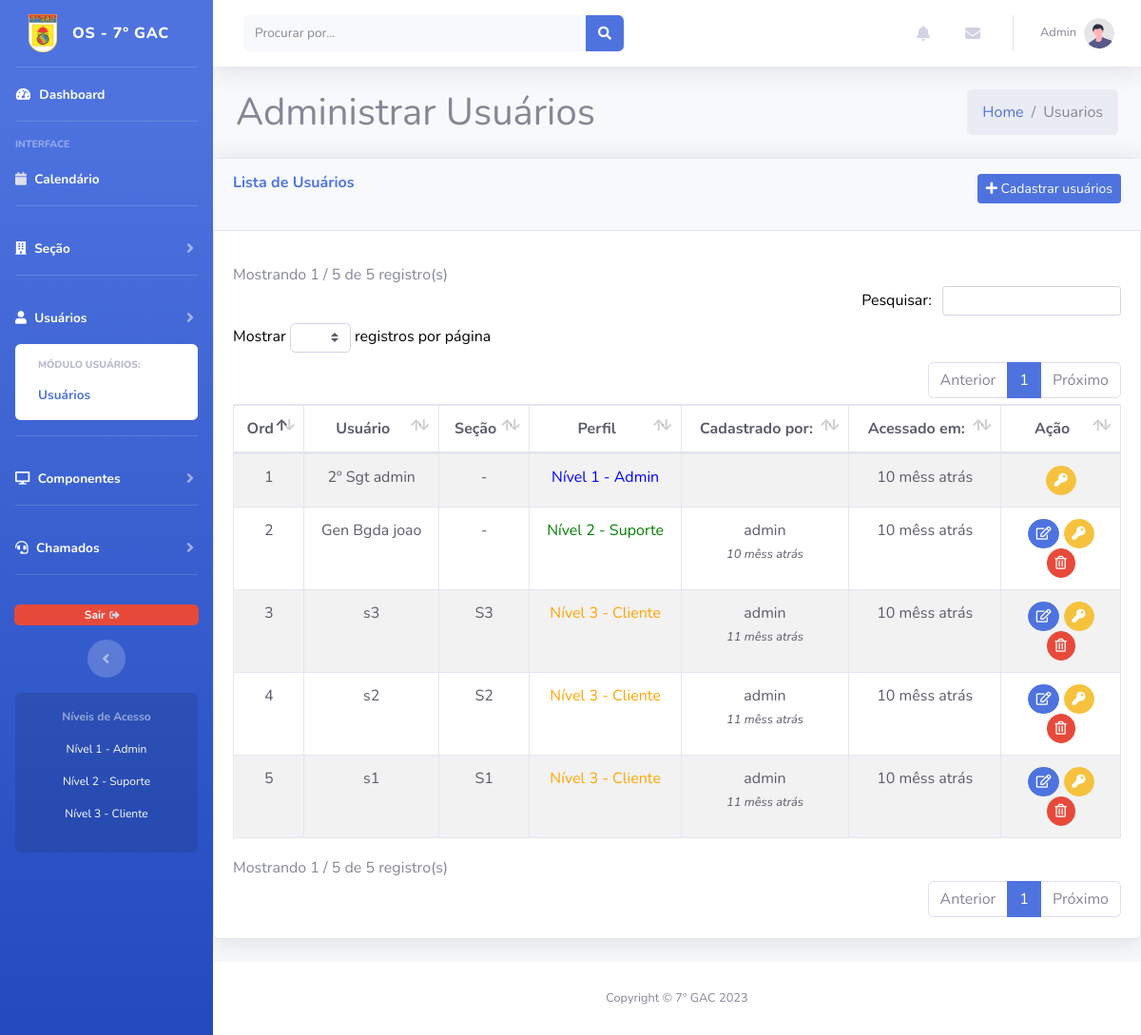
The page /admin.php?p=usuarios (signed in) on the database its author committed.
### tables this page shows
CREATE TABLE `user` (
  `id_user` int NOT NULL,
  `user` varchar(50) NOT NULL,
  `postograd` varchar(50) DEFAULT NULL,
  `passwd` varchar(255) NOT NULL,
  `perfil` varchar(100) NOT NULL COMMENT 'Nível 1 - Admin, Nível 2 - Suporte, Nível 3 - Cliente',
  `created_at` datetime DEFAULT NULL,
  `created_by` varchar(50) DEFAULT NULL,
  `updated_at` datetime DEFAULT NULL,
  `updated_by` varchar(50) DEFAULT NULL,
  `login_in` datetime DEFAULT NULL,
  `ip` varchar(50) DEFAULT NULL
);

CREATE TABLE `secao` (
  `id_secao` int NOT NULL,
  `id_user` int DEFAULT NULL,
  `secao` varchar(255) NOT NULL,
  `created_at` datetime NOT NULL,
  `created_by` varchar(50) NOT NULL,
  `updated_at` datetime DEFAULT NULL,
  `updated_by` varchar(50) DEFAULT NULL
);

### Model/DB.php (called while the page is built, shortened)
<?php
class DB {
    private static $conn;
    public static function conn(){
        try {
        if (is_null(self::$conn)){
            self::$conn = new \PDO('mysql:host=localhost;dbname=newos;charset=utf8', 'root', 'com123');
            self::$conn->setAttribute(\PDO::ATTR_ERRMODE, \PDO::ERRMODE_EXCEPTION);
        }
        return self::$conn;
    }catch(\PDOException $e) {
        echo 'ERROR: Error connecting to database';
    }
    }
}

### Model/Usuarios.php (called while the page is built, shortened)
<?php
include_once "DB.php";
class Usuarios extends DB
{
    public function listarUsuarios() : array
    {
        try {
        $b = self::conn()->query("SELECT secao.secao, user.*
        FROM user
        LEFT JOIN secao
        ON secao.id_user = user.id_user
        ORDER BY perfil, created_at DESC, updated_at DESC
        ");
        return $b->fetchAll(\PDO::FETCH_OBJ);
        }catch(\Exception $e) {
            echo 'Erro ao listar';
        }
    }
}

### function/function.php (called while the page is built, shortened)
<?php
class Data {
    public static function ExibirTempoDecorrido($date)
    {
        $periodos = array("segundo", "minuto", "hora", "dia", "semana", "mês", "ano", "década");
        $duracao = array("60","60","24","7","4.35","12","10");
        $agora = time();
        $unix_data = strtotime($date);
        if($agora > $unix_data)
        {
            $diferenca     = $agora - $unix_data;
            $tempo         = "atrás";
        }
        else
        {
            $diferenca     = $unix_data - $agora;
            $tempo         = "agora";
        }
        for($j = 0; $diferenca >= $duracao[$j] && $j < count($duracao)-1; $j++)
        {
            $diferenca /= $duracao[$j];
        }
        $diferenca = round($diferenca);
        if($diferenca != 1)
        {
            $periodos[$j].= "s";
        }
        return "$diferenca $periodos[$j] {$tempo}";
    }
}
?>

### includes/usuarios.php (the view, shortened to what this page needs)
<?php
include_once "Model/Usuarios.php";
$objUsuarios = new Model\Usuarios();
?>
<div class="wrapper">
    <div class="content-wrapper">
        <section class="content-header">
            <div class="container-fluid">
                <div class="row mb-2">
                    <div class="col-sm-6">
                        <h1>Administrar Usuários</h1>
                    </div>
                    <div class="col-sm-6">
                        <ol class="breadcrumb float-sm-right">
                            <li class="breadcrumb-item"><a href="?p=home">Home</a></li>
                            <li class="breadcrumb-item active"><?= ucfirst($_GET['p']); ?></li>
                        </ol>
                    </div>
                </div>
            </div>
        </section>
        <div class="card shadow mb-4 content">
            <div class="card-header py-3 row">
            <div class="col-md-9">
                    <h6 class="m-0 font-weight-bold text-primary">Lista de Usuários</h6> &nbsp &nbsp
                </div>
                <div class="col-md-3">
                    <a href="?p=usuarios-cadastrar" class="btn btn-primary btn-sm" style="float:right;">
                        <i class="fas fa-plus" alt="cadastrar" title="cadastrar"></i> Cadastrar usuários
                    </a>
                </div>
            </div>
            <div class="card-body">
                <div class="table-responsive">
                    <table class="table table-striped table-bordered table-hover" id="dataTable" width="100%" cellspacing="0">
                        <thead>
                            <tr style="text-align: center;">
                                <th>Ord</th>
                                <th>Usuário</th>
                                <th>Seção</th>
                                <th>Perfil</th>
                                <th>Cadastrado por:</th>
                                <th>Acessado em:</th>
                                <th>Ação</th>
                            </tr>
                        </thead>
                        <tbody>
                            <?php
                            $listar = $objUsuarios->listarUsuarios();
                            $count = 1;
                            foreach ($listar as $linha) {
                            ?>
                                <tr style="text-align: center;">
                                    <td><?= $count; ?></td>
                                    <td><?= ($linha->postograd != "" ? $linha->postograd : ""). " " . $linha->user; ?></td>
                                    <td style="text-align: center;">
                                        <?php
                                        if($linha->secao != ""){
                                            echo $linha->secao;
                                        }elseif($linha->perfil != 3){
                                            echo '-';
                                        }elseif($linha->perfil == 3 && $linha->secao == ""){
                                            echo '<small><i><span style="color:red">Não informado</span></i></small>';
                                        }
                                        ?>
                                    </td>
                                    <td>
                                        <?= ($linha->perfil == 1 ? "<span style='color:blue'>Nível 1 - Admin</span>" :  ""); ?>
                                        <?= ($linha->perfil == 2 ? "<span style='color:green'>Nível 2 - Suporte</span>" :  ""); ?>
                                        <?= ($linha->perfil == 3 ? "<span style='color:orange'>Nível 3 - Cliente</span>" :  ""); ?>
                                    </td>
                                    <td>
                                        <?= $linha->created_by; ?>
                                        <br>
                                        <small><i><?= ($linha->created_at == "" ? "" : $objData->ExibirTempoDecorrido($linha->created_at)); ?></i></small>
                                    </td>
                                    <td>
                                        <?= ($linha->login_in == "" ? "<small><i><span style='color:red'>Nunca logou</span></i></small>" :  $objData->ExibirTempoDecorrido($linha->login_in)); ?>
                                    </td>
                                    <td>
                                        <?php if($linha->user != 'admin'){ ?>
                                        <a href="?p=usuarios-editar&cd=<?= $linha->id_user; ?>" class="btn btn-primary btn-sm" style="border-radius: 50px;">
                                            <i class="far fa-edit" alt="editar" title="editar"></i>
                                        </a>
                                        <?php } ?>
                                        <a href="?p=usuarioalterpasswd&cd=<?= $linha->id_user; ?>" class="btn btn-warning btn-sm" style="border-radius: 50px;">
                                            <i class="fas fa-key" alt="alterar senha" title="alterar senha"></i>
                                        </a>
                                        <?php
                                        if ($linha->user != 'admin') {
                                        ?>
                                            <a class="btn btn-danger btn-sm btnDelUser" data-cd="<?= $linha->id_user; ?>" data-acao="excluirUser" style="border-radius: 50px;">
                                                <i class="far fa-trash-alt" alt="excluir" title="excluir"></i>
                                            </a>
                                        <?php
                                        }
                                        ?>
                                    </td>
                                </tr>
                            <?php
                                $count++;
                            }
                            ?>
                        </tbody>
                    </table>
                </div>
            </div>
        </div>
    </div>
</div>

### rows shown on the page
user: postograd "2º Sgt", user "admin", perfil "Nível 1 - Admin", login_in "10 mêss atrás"
user: postograd "Gen Bgda", user "joao", perfil "Nível 2 - Suporte", created_by "admin", created_at "10 mêss atrás", login_in "10 mêss atrás"
secao: id_user.user "s3", secao "S3", shows "Nível 3 - Cliente", id_user.created_by "admin", id_user.created_at "11 mêss atrás", id_user.login_in "10 mêss atrás"
secao: id_user.user "s2", secao "S2", shows "Nível 3 - Cliente", id_user.created_by "admin", id_user.created_at "11 mêss atrás", id_user.login_in "10 mêss atrás"
secao: id_user.user "s1", secao "S1", shows "Nível 3 - Cliente", id_user.created_by "admin", id_user.created_at "11 mêss atrás", id_user.login_in "10 mêss atrás"

### other values the page prints
$_SESSION['scd_user'] "Admin"
$_GET['p'] "Usuarios"
